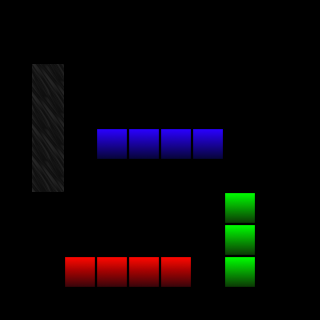

This game map was drawn from its Tiled (.tmx) file and the tilesets committed beside it. A one-line description and the full map source follow:
An orthogonal 10x10 tile map with 32x32 px tiles, 1 tile layer (Tile Layer 1), 2 tilesets and 1 object (My object).

<map version="1.10" tiledversion="1.10.2" orientation="orthogonal" renderorder="right-down" width="10" height="10" tilewidth="32" tileheight="32" infinite="0" nextlayerid="3" nextobjectid="3">
 <tileset firstgid="1" source="../../tiles/orthogonal_1.tsx" />
 <tileset firstgid="8" source="../../tiles/orthogonal_2.tsx" />
 <layer id="1" name="Tile Layer 1" width="10" height="10">
  <data encoding="csv">
0,0,0,0,0,0,0,0,0,0,
0,0,0,0,0,0,0,0,0,0,
0,1,0,0,0,0,0,0,0,0,
0,1,0,0,0,0,0,0,0,0,
0,1,0,10,10,10,10,0,0,0,
0,1,0,0,0,0,0,0,0,0,
0,0,0,0,0,0,0,7,0,0,
0,0,0,0,0,0,0,7,0,0,
0,0,12,12,12,12,0,7,0,0,
0,0,0,0,0,0,0,0,0,0
</data>
 </layer>
 <objectgroup id="2" name="Object Layer 1">
  <object id="1" name="My object" x="169.544" y="211.836">
   <point />
  </object>
 </objectgroup>
</map>
